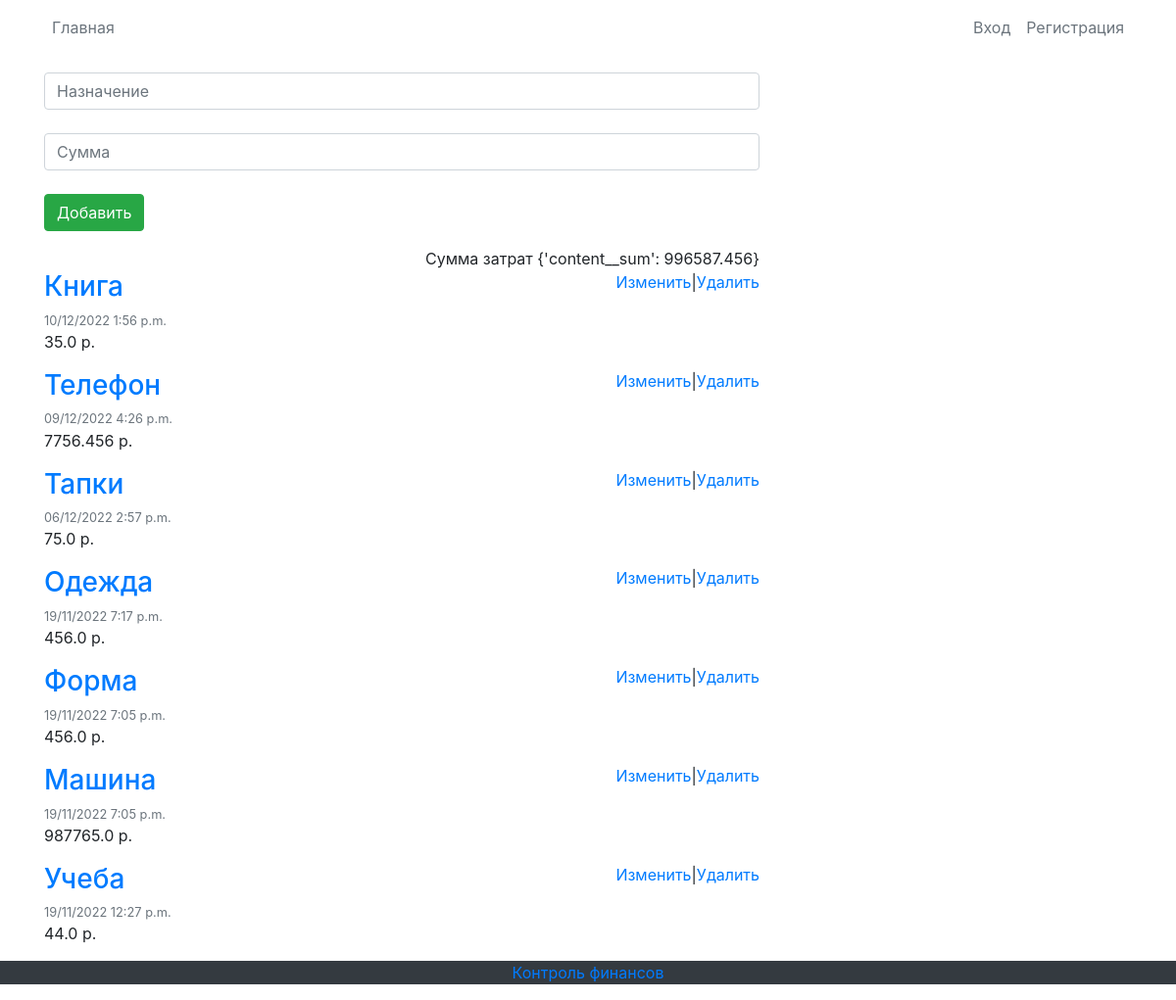
The app's page /, older data.
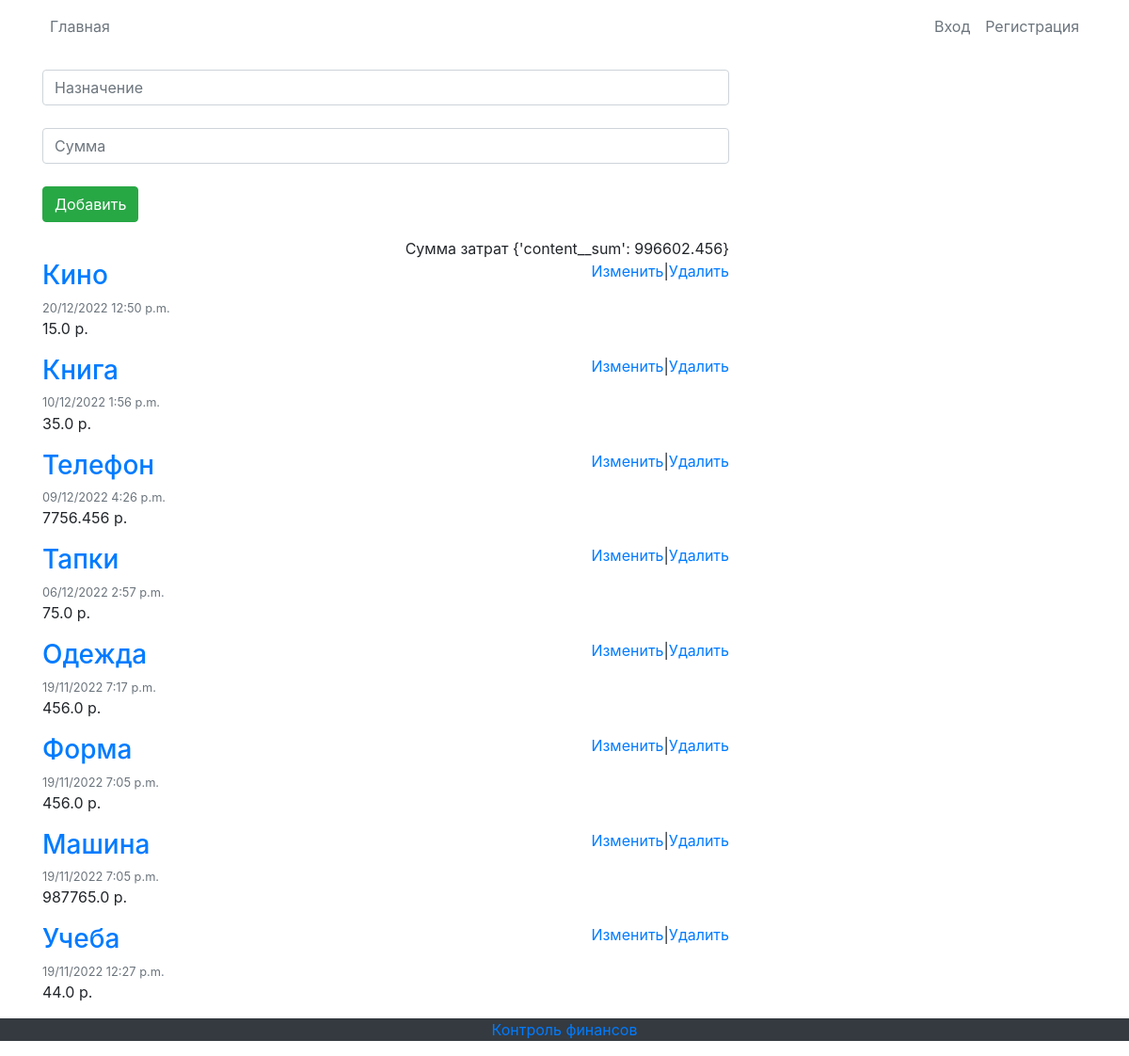
The same page, newer data.
### my_site/models.py (models this page shows, shortened)
class Post(models.Model):
    title = models.CharField(max_length=100, verbose_name="На что")
    content = models.FloatField(verbose_name="Сколько")
    date_posted = models.DateTimeField(auto_now_add=True, verbose_name='Дата')

### my_site/views.py (the view)
# urls.py: 2. Add a URL to urlpatterns:  path('', views.home, name='home')
def home(request):
    error = ''
    if request.method == 'POST':
        form = PostForm(request.POST)
        if form.is_valid():
            form.save()
        else:
            error = 'Форма была неверной'
    form = PostForm
    context = {
        'posts': Post.objects.all().order_by('-id'),
        'form': form,
        'error': error,
        'sum': Post.objects.aggregate(Sum('content'))
    }
    return render(request, 'my_site/home.html', context)

### templates/my_site/home.html (shortened to what this page needs)
﻿{% extends "my_site/base.html" %}
{% block content %}
    <div>
    <form method="post">
        {{ form.title }}<br>
        {{ form.content }}<br>
        <button class="btn btn-success" type="submit">Добавить</button><br>
    </form>
    </div>
    <div align="right">Сумма затрат {{ sum }}</div>
    {% for post in posts %}
        <article class="media content-section">
          <div class="media-body">
            <h3><a class="article-title" href="#">{{ post.title }}</a></h3>
              <div class="article-metadata">
              <small class="text-muted">{{ post.date_posted|date:'d/m/Y f a'}} </small>
              </div>
            <p class="article-content">{{ post.content }} р.</p>
          </div>
        <a href="edit/{{post.id}}">Изменить</a> | <a href="delete/{{post.id}}">Удалить</a>
        </article>
    {% endfor %}
{% endblock content %}

Row changes from the older to the newer data that the page shows:
added Post: title "Кино", date_posted "20/12/2022 12:50 p.m.", content "15.0"
Text that changed along with them:
{{ sum }}: "{'content__sum': 996587.456}" → "{'content__sum': 996602.456}"
